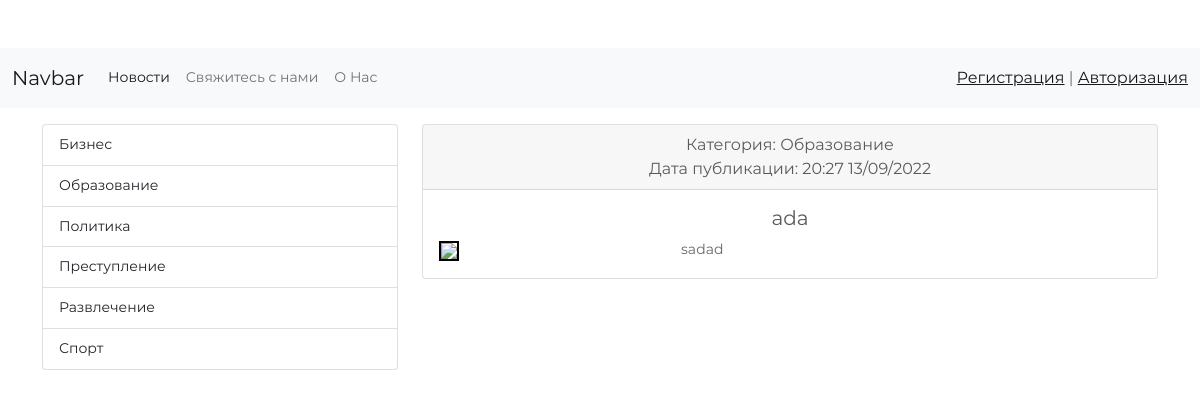
Screenshot of /article/30/ with the database file from the repository.
### newsapp/models.py (models this page shows, shortened)
class Category(models.Model):
    title_category = models.CharField(max_length = 250, db_index = True,
                                      verbose_name = 'Имя категории')
    class Meta:
        verbose_name = 'Категория'
        verbose_name_plural = 'Категории'
        ordering = ['title_category']

class News(models.Model):
    title = models.CharField(max_length=250, verbose_name = 'Заголовок новости')
    content = models.TextField(blank=True, verbose_name = 'Содержание новости')
    created_at = models.DateTimeField(auto_now_add=True, verbose_name = 'Время создания')
    updated_at = models.DateTimeField(auto_now=True, verbose_name = 'Время редактирования')
    photo = models.ImageField(upload_to='photos/%Y/%m/%d', null = True, blank = True, verbose_name = 'Фото')
    is_published = models.BooleanField(default=True, verbose_name = 'Опубликовано')
    category = models.ForeignKey('Category', on_delete = models.PROTECT,
                                 null = True, verbose_name = 'Категория')
    class Meta:
        verbose_name = 'Новость'
        verbose_name_plural = 'Новости'
        ordering = ['-created_at']

### newsapp/views.py (the view)
# urls.py: path('article/<int:news_id>/',DetailNews.as_view(), name='show_news'),
class DetailNews(DetailView):
    model = News
    pk_url_kwarg = 'news_id'
    template_name = 'newsapp/article.html'
    context_object_name = 'article'

### newsapp/templatetags/news_tags.py (called while the page is built)
@register.simple_tag()
def get_categories(name='get_list_categories'):
    return Category.objects.all()

@register.inclusion_tag('newsapp/list_categories.html')
def show_categories():
    categories = Category.objects.all()
    return {"categories": categories}

### newsapp/templates/newsapp/article.html
{% extends 'main.html' %}
{% block sidebar %}
<div class="col-md-4">
             {% include 'sidebar.html' %}
</div>
{% endblock %}
{% block content %}
    <div class="col-md-8">
            <div class="card mb-3">
                  <div class="card-header text-center">
                    Категория: {{ article.category.title_category }}
                      <br>Дата публикации: {{ article.created_at | date:"H:i d/m/Y" }}
                  </div>
                  <div class="card-body">
                    <h5 class="card-title text-center">{{ article.title }}</h5>
                      <div class="row">
                          <div class="col-md-4">
                              {% if article.photo %}
                                <img src="{{ article.photo.url }}" style="border: 2px solid black;" width="220" height="200">
                              {% else %}
                                <img src="https://i.warosu.org/data/lit/thumb/0177/96/1615909903898s.jpg" style="border: 2px solid black;">
                              {% endif %}
                          </div>
                          {% autoescape off %}
                          <div class="col-md-8">
                                 <p class="card-text">{{ article.content |linebreaks }}</p>
                          </div>
                          {% endautoescape %}
                      </div>
                </div>
              </div>
    </div>
{% endblock %}

### newsapp/templates/newsapp/list_categories.html
{% load news_tags %}
<div class="list-group">
            {% for item in categories %}
                <a href="{% url 'category' item.pk %}" class="list-group-item list-group-item-action">{{ item.title_category }}</a>
            {% endfor %}
 </div>

### websitenews/static/css/carousel.css (style rules this page uses)
body { padding-top: 3rem; padding-bottom: 3rem; color: #5a5a5a; }

### websitenews/static/css/main.css (style rules this page uses)
* { margin: 0px; padding: 0px; box-sizing: border-box; }
body, html { height: 100%; font-family: Montserrat-Regular, sans-serif; }
a { font-family: Montserrat-Regular; font-size: 14px; line-height: 1.7; color: #666666; margin: 0px; transition: all 0.4s; -webkit-transition: all 0.4s; -o-transition: all 0.4s; -moz-transition: all 0.4s; }
h1,h2,h3,h4,h5,h6 { margin: 0px; }
p { font-family: Montserrat-Regular; font-size: 14px; line-height: 1.7; color: #666666; margin: 0px; }

### rows the page displays
Category: title_category "Бизнес"
Category: title_category "Образование"
Category: title_category "Политика"
Category: title_category "Преступление"
Category: title_category "Развлечение"
Category: title_category "Спорт"
News: category.title_category "Образование", created_at "20:27 13/09/2022", title "ada", content "sadad"
